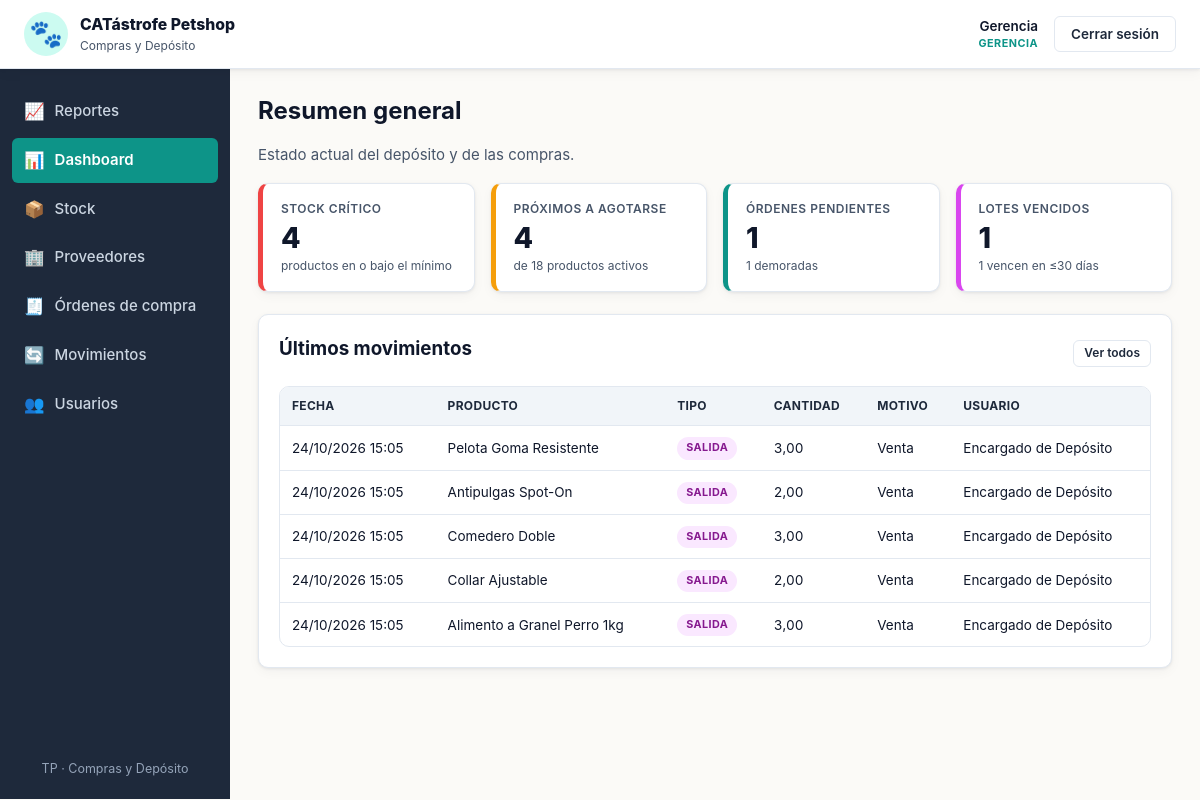
/views/dashboard.php (signed in), run on an earlier commit of the app's database.
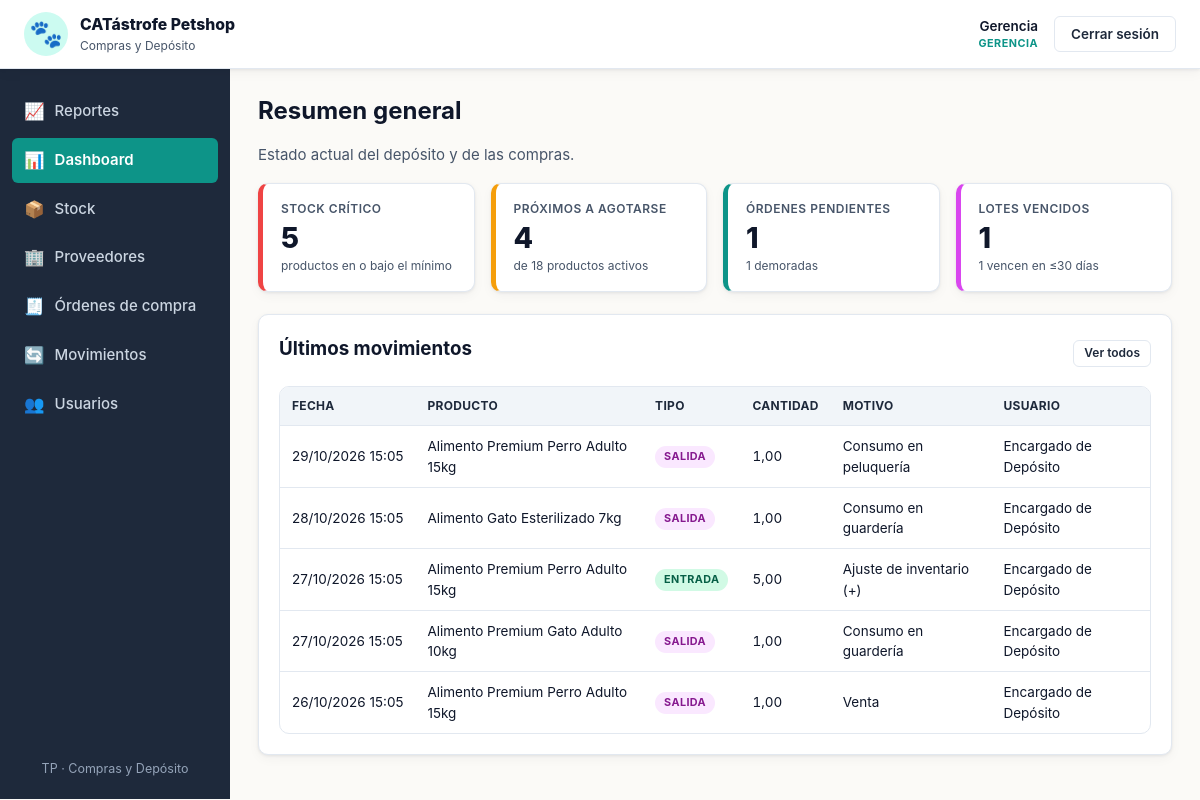
And on a later commit of the database.
### tables this page shows
CREATE TABLE movimientos_deposito (
    id                 INT AUTO_INCREMENT PRIMARY KEY,
    producto_id        INT NOT NULL,
    usuario_id         INT NOT NULL,
    motivo_id          INT NOT NULL,
    orden_id           INT NULL,
    tipo               ENUM('entrada','salida') NOT NULL,
    cantidad           DECIMAL(10,2) NOT NULL,
    fecha_vencimiento  DATE NULL,
    fecha              DATETIME NOT NULL DEFAULT CURRENT_TIMESTAMP,
    CONSTRAINT fk_mov_prod  FOREIGN KEY (producto_id) REFERENCES productos(id)           ON DELETE RESTRICT,
    CONSTRAINT fk_mov_user  FOREIGN KEY (usuario_id)  REFERENCES usuarios(id)            ON DELETE RESTRICT,
    CONSTRAINT fk_mov_mot   FOREIGN KEY (motivo_id)   REFERENCES motivos_movimiento(id)  ON DELETE RESTRICT,
    CONSTRAINT fk_mov_orden FOREIGN KEY (orden_id)    REFERENCES ordenes_compra(id)      ON DELETE RESTRICT,
    CONSTRAINT chk_mov_cant CHECK (cantidad > 0)
);

CREATE TABLE productos (
    id              INT AUTO_INCREMENT PRIMARY KEY,
    categoria_id    INT NOT NULL,
    proveedor_id    INT NOT NULL,
    nombre          VARCHAR(120) NOT NULL,
    descripcion     TEXT,
    stock_actual    DECIMAL(10,2) NOT NULL DEFAULT 0,
    stock_minimo    DECIMAL(10,2) NOT NULL DEFAULT 0,
    stock_maximo    DECIMAL(10,2) NOT NULL DEFAULT 0,
    unidad_medida   VARCHAR(20) NOT NULL DEFAULT 'unidad',
    activo          TINYINT(1) NOT NULL DEFAULT 1,
    CONSTRAINT fk_prod_cat  FOREIGN KEY (categoria_id) REFERENCES categorias(id) ON DELETE RESTRICT,
    CONSTRAINT fk_prod_prov FOREIGN KEY (proveedor_id) REFERENCES proveedores(id) ON DELETE RESTRICT,
    CONSTRAINT chk_prod_stock_actual CHECK (stock_actual >= 0),
    CONSTRAINT chk_prod_stock_min    CHECK (stock_minimo >= 0),
    CONSTRAINT chk_prod_stock_max    CHECK (stock_maximo >= stock_minimo)
);

CREATE TABLE motivos_movimiento (
    id          INT AUTO_INCREMENT PRIMARY KEY,
    codigo      VARCHAR(40) NOT NULL UNIQUE,
    nombre      VARCHAR(120) NOT NULL,
    tipo        ENUM('entrada','salida') NOT NULL,
    es_sistema  TINYINT(1) NOT NULL DEFAULT 0
);

CREATE TABLE usuarios (
    id              INT AUTO_INCREMENT PRIMARY KEY,
    nombre          VARCHAR(100) NOT NULL,
    usuario         VARCHAR(50)  NOT NULL UNIQUE,
    password_hash   VARCHAR(255) NOT NULL,
    rol             ENUM('encargado','gerencia') NOT NULL DEFAULT 'encargado',
    activo          TINYINT(1) NOT NULL DEFAULT 1,
    fecha_creacion  DATETIME NOT NULL DEFAULT CURRENT_TIMESTAMP
);

### includes/funciones.php (called while the page is built, shortened)
<?php
function e($v): string
{
    return htmlspecialchars((string)$v, ENT_QUOTES, 'UTF-8');
}

### views/dashboard.php (the view, shortened to what the changed rows need)
<?php
require_once __DIR__ . '/../config/db.php';
require_once __DIR__ . '/../includes/funciones.php';
$criticos = (int)$pdo->query(
    "SELECT COUNT(*) FROM productos WHERE activo = 1 AND stock_actual <= stock_minimo"
)->fetchColumn();
$ultimos = $pdo->query(
    "SELECT m.*, p.nombre AS producto, u.nombre AS usuario, mo.nombre AS motivo
     FROM movimientos_deposito m
     JOIN productos p ON p.id = m.producto_id
     JOIN usuarios u  ON u.id = m.usuario_id
     JOIN motivos_movimiento mo ON mo.id = m.motivo_id
     ORDER BY m.fecha DESC, m.id DESC
     LIMIT 5"
)->fetchAll();
require __DIR__ . '/../includes/header.php';
?>
<h1>Resumen general</h1>
<div class="kpi-grid">
    <div class="kpi kpi-danger">
        <div class="kpi-label">Stock crítico</div>
        <div class="kpi-value"><?= $criticos ?></div>
        <div class="kpi-foot">productos en o bajo el mínimo</div>
    </div>
</div>
<div class="card">
    <div class="card-header">
        <h2>Últimos movimientos</h2>
    </div>
    <div class="table-wrap">
        <table class="table">
            <thead>
                <tr>
                    <th>Fecha</th><th>Producto</th><th>Tipo</th>
                    <th class="num">Cantidad</th><th>Motivo</th><th>Usuario</th>
                </tr>
            </thead>
            <tbody>
            <?php if (!$ultimos): ?>
                <tr><td colspan="6" class="muted">Sin movimientos registrados.</td></tr>
            <?php else: foreach ($ultimos as $mv): ?>
                <tr>
                    <td class="nowrap"><?= e(date('d/m/Y H:i', strtotime($mv['fecha']))) ?></td>
                    <td><?= e($mv['producto']) ?></td>
                    <td><span class="badge badge-<?= e($mv['tipo']) ?>"><?= e($mv['tipo']) ?></span></td>
                    <td class="num"><?= e(number_format((float)$mv['cantidad'], 2, ',', '.')) ?></td>
                    <td><?= e($mv['motivo']) ?></td>
                    <td><?= e($mv['usuario']) ?></td>
                </tr>
            <?php endforeach; endif; ?>
            </tbody>
        </table>
    </div>
</div>
<?php require __DIR__ . '/../includes/footer.php'; ?>

### includes/sidebar.php (shortened to what the changed rows need)
<?php
$archivo_actual = basename($_SERVER['SCRIPT_NAME'] ?? '');
$es_gerencia    = ($_SESSION['rol'] ?? '') === 'gerencia';
$menu = [
    ['archivo' => 'dashboard.php',   'url' => BASE_URL . 'views/dashboard.php',   'label' => 'Dashboard',          'icon' => '📊'],
    ['archivo' => 'stock.php',       'url' => BASE_URL . 'views/stock.php',       'label' => 'Stock',              'icon' => '📦'],
    ['archivo' => 'proveedores.php', 'url' => BASE_URL . 'views/proveedores.php', 'label' => 'Proveedores',        'icon' => '🏢'],
    ['archivo' => 'ordenes.php',     'url' => BASE_URL . 'views/ordenes.php',     'label' => 'Órdenes de compra',  'icon' => '🧾'],
    ['archivo' => 'movimientos.php', 'url' => BASE_URL . 'views/movimientos.php', 'label' => 'Movimientos',        'icon' => '🔄'],
    ['archivo' => 'usuarios.php',    'url' => BASE_URL . 'views/usuarios.php',    'label' => 'Usuarios',           'icon' => '👥'],
];
$reportes = ['archivo' => 'reportes.php', 'url' => BASE_URL . 'views/reportes.php', 'label' => 'Reportes', 'icon' => '📈'];
$menu_final = $es_gerencia ? array_merge([$reportes], $menu) : array_merge($menu, [$reportes]);
?>
<aside class="sidebar">
    <nav>
        <?php foreach ($menu_final as $item):
            $active = ($archivo_actual === $item['archivo']);
        ?>
        <a href="<?= e($item['url']) ?>" class="nav-item<?= $active ? ' active' : '' ?>">
            <span class="nav-icon"><?= $item['icon'] ?></span>
            <span><?= e($item['label']) ?></span>
        </a>
        <?php endforeach; ?>
    </nav>
</aside>

What changed in the data, as far as the page shows it:
no longer on this page (row unchanged): movimientos_deposito: fecha "24/10/2026 15:05", producto.nombre "Pelota Goma Resistente", tipo "SALIDA", cantidad "3,00", motivo.nombre "Venta", usuario.nombre "Encargado de Depósito"
no longer on this page (row unchanged): movimientos_deposito: fecha "24/10/2026 15:05", producto.nombre "Antipulgas Spot-On", tipo "SALIDA", cantidad "2,00", motivo.nombre "Venta", usuario.nombre "Encargado de Depósito"
no longer on this page (row unchanged): movimientos_deposito: fecha "24/10/2026 15:05", producto.nombre "Comedero Doble", tipo "SALIDA", cantidad "3,00", motivo.nombre "Venta", usuario.nombre "Encargado de Depósito"
no longer on this page (row unchanged): movimientos_deposito: fecha "24/10/2026 15:05", producto.nombre "Collar Ajustable", tipo "SALIDA", cantidad "2,00", motivo.nombre "Venta", usuario.nombre "Encargado de Depósito"
no longer on this page (row unchanged): movimientos_deposito: fecha "24/10/2026 15:05", producto.nombre "Alimento a Granel Perro 1kg", tipo "SALIDA", cantidad "3,00", motivo.nombre "Venta", usuario.nombre "Encargado de Depósito"
added movimientos_deposito: fecha "29/10/2026 15:05", producto.nombre "Alimento Premium Perro Adulto 15kg", tipo "SALIDA", cantidad "1,00", motivo.nombre "Consumo en peluquería", usuario.nombre "Encargado de Depósito"
added movimientos_deposito: fecha "28/10/2026 15:05", producto.nombre "Alimento Gato Esterilizado 7kg", tipo "SALIDA", cantidad "1,00", motivo.nombre "Consumo en guardería", usuario.nombre "Encargado de Depósito"
added movimientos_deposito: fecha "27/10/2026 15:05", producto.nombre "Alimento Premium Perro Adulto 15kg", tipo "ENTRADA", cantidad "5,00", motivo.nombre "Ajuste de inventario (+)", usuario.nombre "Encargado de Depósito"
added movimientos_deposito: fecha "27/10/2026 15:05", producto.nombre "Alimento Premium Gato Adulto 10kg", tipo "SALIDA", cantidad "1,00", motivo.nombre "Consumo en guardería", usuario.nombre "Encargado de Depósito"
added movimientos_deposito: fecha "26/10/2026 15:05", producto.nombre "Alimento Premium Perro Adulto 15kg", tipo "SALIDA", cantidad "1,00", motivo.nombre "Venta", usuario.nombre "Encargado de Depósito"
Also different on the page:
$criticos: "4" → "5"
